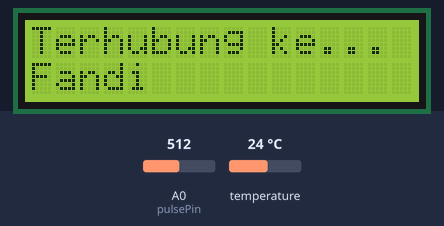
Bench run of a sketch on a simulated ESP8266 (NodeMCU). Shown: 16×2 character LCD. The inputs (shaded band) are chosen by the test bench; at power-on: temperature 24 °C, A0 (pulsePin) = 512. WiFi joins after 1.5 s; servers stay silent unless stated; what the sketch prints to the serial monitor is not drawn.

Above: at 2.5 s.
At 8.2 s:
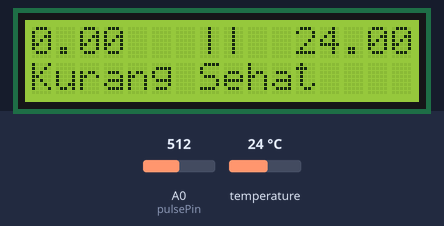
8.3 s: temperature set to 12 °C
At 10.2 s:
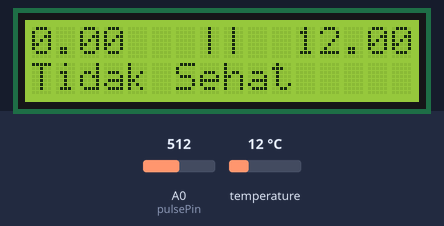
13.9 s: temperature set to 19 °C
At 15.8 s:
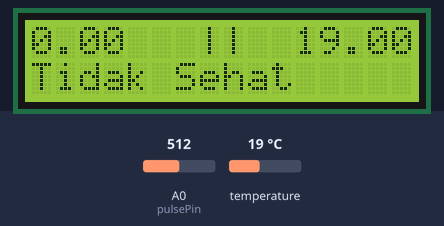
17.5 s: temperature set to 28 °C
At 19.4 s:
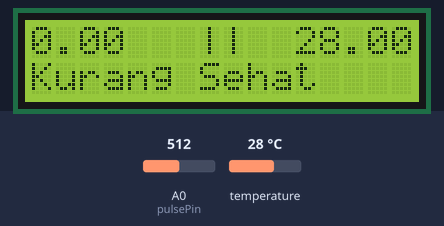
Timing chart, 0 to 20.9 s (numbered marks = the images above; inputs shaded):
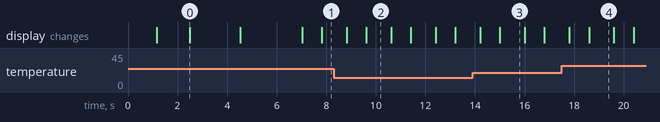

Measured:
- after the input at 8.3 s, the display: first differs from a run without the input after 1.3 s (image 2)
- after the input at 13.9 s, the display: first differs from a run without the input after 1.1 s (image 3)
- after the input at 17.5 s, the display: first differs from a run without the input after 1.1 s (image 4)
- what the display in image 0 shows lasts 2.0 s, from 2.5 s to 4.5 s
- what the display in image 2 shows lasts 1.0 s, from 9.6 s to 10.6 s

The sketch:

deteksiStatusKesehatan.ino
```cpp
#include <Fuzzy.h>
#include <Wire.h>
#include <LiquidCrystal_I2C.h>
#include <OneWire.h>
#include <DallasTemperature.h>
#include <ESP8266WiFi.h>
#include <BlynkSimpleEsp8266.h>

#define ONE_WIRE_BUS 2  //D4
#define BLYNK_TEMPLATE_ID "TMPL6l2FHWkPO"
#define BLYNK_TEMPLATE_NAME "Skripsi"
#define BLYNK_AUTH_TOKEN "yvNOQ845lcZTobTKcy0GQKqvbXjjkvvN"
#define ssid "Fandi"
#define pass "fandi123"
#define pulsePin A0

int treshold = 0;

OneWire oneWire(ONE_WIRE_BUS);
DallasTemperature ds(&oneWire);
LiquidCrystal_I2C lcd(0x27, 16, 2);
Fuzzy *fuzzy = new Fuzzy();
WidgetLCD vlcd(V0);

FuzzySet *rendah = new FuzzySet(-90, -10, 60, 80);
FuzzySet *sedang = new FuzzySet(60, 80, 100, 120);
FuzzySet *tinggi = new FuzzySet(100, 120, 210, 290);

FuzzySet *dingin = new FuzzySet(-30, -10, 15, 25);
FuzzySet *normal = new FuzzySet(15, 25, 35, 45);
FuzzySet *panas = new FuzzySet(35, 45, 55, 70);

FuzzySet *tidakSehat = new FuzzySet(-45, -5, 20, 45);
FuzzySet *kurangSehat = new FuzzySet(30, 40, 60, 70);
FuzzySet *sehat = new FuzzySet(55, 75, 105, 145);


float bpm = 0;
bool updateBpm;
int valButton = 0;

BLYNK_WRITE(V3){
  int tombolBlynk = param.asInt();
  if (tombolBlynk == 1){
    updateBpm = true;
  }
}

void setup() {
  Serial.begin(9600);ds.begin();
  lcd.begin(16, 2); lcd.init(); lcd.backlight();
  WiFi.begin(ssid, pass); WiFi.mode(WIFI_STA);
  while (WiFi.status() != WL_CONNECTED) {
    delay(1000);
    Serial.println("Menghubungkan ke WiFi...");
    lcd.setCursor(0,0);lcd.print("Menghubungkan...");
  }
  Blynk.begin(BLYNK_AUTH_TOKEN, ssid, pass);
  lcd.clear(); lcd.setCursor(0, 0); lcd.print("Terhubung ke...");
  lcd.setCursor(0, 1); lcd.print(ssid); delay(2000);
  konfigFuzzy();
  lcd.clear();lcd.setCursor(0,0); lcd.print("Konfigurasi"); lcd.setCursor(0,1);lcd.print("sensor");
  hitungTreshold();
}

void loop() {
  Blynk.run();
  lcd.clear();
  vlcd.clear();
  float suhu = bacaSuhu();
  if (updateBpm) {
    if(deteksiSentuh() == true){
      vlcd.print(0, 0, "Updating BPM...");
      lcd.setCursor(0, 0); lcd.print("Updating BPM...");
      bpm = hitungBpm();
      updateBpm = false;
    } else{
      vlcd.print(0, 0, "Sentuh Sensor");
      lcd.setCursor(0, 0); lcd.print("Sentuh Sensor");
    }
  }

  Serial.print("BPM : ");
  Serial.print(bpm);
  lcd.clear();
  lcd.setCursor(0, 0); lcd.print(bpm);
  lcd.setCursor(7, 0); lcd.print("||");
  Blynk.virtualWrite(V1, bpm);

  Serial.print("\tSuhu : ");
  Serial.print(suhu);
  lcd.setCursor(11, 0); lcd.print(suhu);
  Blynk.virtualWrite(V2, suhu);
  jalankanFuzzy(bpm, suhu);
  delay(1000);
}

float bacaSuhu(){
  ds.requestTemperatures();
  float x = ds.getTempCByIndex(0);
  return x == -127 ? 0 : x;
}

void konfigFuzzy(){
  FuzzyInput *BPM = new FuzzyInput(1);
  BPM->addFuzzySet(rendah);
  BPM->addFuzzySet(sedang);
  BPM->addFuzzySet(tinggi);
  fuzzy->addFuzzyInput(BPM);

  FuzzyInput *suhu = new FuzzyInput(2);
  suhu->addFuzzySet(dingin);
  suhu->addFuzzySet(normal);
  suhu->addFuzzySet(panas);
  fuzzy->addFuzzyInput(suhu);

  FuzzyOutput *status = new FuzzyOutput(1);
  status->addFuzzySet(tidakSehat);
  status->addFuzzySet(kurangSehat);
  status->addFuzzySet(sehat);
  fuzzy->addFuzzyOutput(status);

  FuzzyRuleAntecedent *ifRendahAndDingin = new FuzzyRuleAntecedent();
  ifRendahAndDingin->joinWithAND(rendah, dingin);
  FuzzyRuleConsequent *thenTidakSehat1 = new FuzzyRuleConsequent();
  thenTidakSehat1->addOutput(tidakSehat);
  FuzzyRule *fuzzyRule01 = new FuzzyRule(1, ifRendahAndDingin, thenTidakSehat1);
  fuzzy->addFuzzyRule(fuzzyRule01);

  FuzzyRuleAntecedent *ifRendahAndNormal = new FuzzyRuleAntecedent();
  ifRendahAndNormal->joinWithAND(rendah, normal);
  FuzzyRuleConsequent *thenKurangSehat1 = new FuzzyRuleConsequent();
  thenKurangSehat1->addOutput(kurangSehat);
  FuzzyRule *fuzzyRule02 = new FuzzyRule(2, ifRendahAndNormal, thenKurangSehat1);
  fuzzy->addFuzzyRule(fuzzyRule02);

  FuzzyRuleAntecedent *ifRendahAndpanas = new FuzzyRuleAntecedent();
  ifRendahAndpanas->joinWithAND(rendah, panas);
  FuzzyRuleConsequent *thenTidakSehat2 = new FuzzyRuleConsequent();
  thenTidakSehat2->addOutput(tidakSehat);
  FuzzyRule *fuzzyRule03 = new FuzzyRule(3, ifRendahAndpanas, thenTidakSehat2);
  fuzzy->addFuzzyRule(fuzzyRule03);

  FuzzyRuleAntecedent *ifSedangAndDingin = new FuzzyRuleAntecedent();
  ifSedangAndDingin->joinWithAND(sedang, dingin);
  FuzzyRuleConsequent *thenKurangSehat2 = new FuzzyRuleConsequent();
  thenKurangSehat2->addOutput(kurangSehat);
  FuzzyRule *fuzzyRule04 = new FuzzyRule(4, ifSedangAndDingin, thenKurangSehat2);
  fuzzy->addFuzzyRule(fuzzyRule04);

  FuzzyRuleAntecedent *ifSedangAndNormal = new FuzzyRuleAntecedent();
  ifSedangAndNormal->joinWithAND(sedang, normal);
  FuzzyRuleConsequent *thenSehat1 = new FuzzyRuleConsequent();
  thenSehat1->addOutput(sehat);
  FuzzyRule *fuzzyRule05 = new FuzzyRule(5, ifSedangAndNormal, thenSehat1);
  fuzzy->addFuzzyRule(fuzzyRule05);

  FuzzyRuleAntecedent *ifSedangAndPanas = new FuzzyRuleAntecedent();
  ifSedangAndPanas->joinWithAND(sedang, panas);
  FuzzyRuleConsequent *thenKurangSehat3 = new FuzzyRuleConsequent();
  thenKurangSehat3->addOutput(kurangSehat);
  FuzzyRule *fuzzyRule06 = new FuzzyRule(6, ifSedangAndPanas, thenKurangSehat3);
  fuzzy->addFuzzyRule(fuzzyRule06);

  FuzzyRuleAntecedent *ifTinggiAndDingin = new FuzzyRuleAntecedent();
  ifTinggiAndDingin->joinWithAND(tinggi, dingin);
  FuzzyRuleConsequent *thenTidakSehat3 = new FuzzyRuleConsequent();
  thenTidakSehat3->addOutput(tidakSehat);
  FuzzyRule *fuzzyRule07 = new FuzzyRule(7, ifTinggiAndDingin, thenTidakSehat3);
  fuzzy->addFuzzyRule(fuzzyRule07);

  FuzzyRuleAntecedent *ifTinggiAndNormal = new FuzzyRuleAntecedent();
  ifTinggiAndNormal->joinWithAND(tinggi, normal);
  FuzzyRuleConsequent *thenKurangSehat4 = new FuzzyRuleConsequent();
  thenKurangSehat4->addOutput(kurangSehat);
  FuzzyRule *fuzzyRule08 = new FuzzyRule(8, ifTinggiAndNormal, thenKurangSehat4);
  fuzzy->addFuzzyRule(fuzzyRule08);

  FuzzyRuleAntecedent *ifTinggiAndPanas = new FuzzyRuleAntecedent();
  ifTinggiAndPanas->joinWithAND(tinggi, panas);
  FuzzyRuleConsequent *thenTidakSehat4 = new FuzzyRuleConsequent();
  thenTidakSehat4->addOutput(tidakSehat);
  FuzzyRule *fuzzyRule09 = new FuzzyRule(9, ifTinggiAndPanas, thenTidakSehat4);
  fuzzy->addFuzzyRule(fuzzyRule09);
}

void jalankanFuzzy(float x, float y){
  fuzzy->setInput(1, x);
  fuzzy->setInput(2, y);
  fuzzy->fuzzify();

  float output = fuzzy->defuzzify(1);
  float derajatSehat = sehat->getPertinence();
  float derajatKurangSehat = kurangSehat->getPertinence();
  float derajatTidakSehat = tidakSehat->getPertinence();
  if(derajatTidakSehat > 0.5 ){
    printTidakSehat();
  } else if(derajatKurangSehat > 0.5){
    printKurangSehat();
  }
  else{
    printSehat();
  }
  Serial.print("\tOutput :");
  Serial.println(output);
  Blynk.virtualWrite(V4, output);
}

void hitungTreshold() {
  int totalReading = 0;
  int numReadings = 50;

  for (int i = 0; i < numReadings; i++) {
    totalReading += analogRead(pulsePin);
    delay(50);
  }
  treshold = totalReading / numReadings;
}

bool deteksiSentuh() {
  return (analogRead(pulsePin) > treshold);
}

int hitungBpm() {
  int totalPulse = 0;
  int numReadings = 100;

  for (int i = 0; i < numReadings; i++) {
    int reading = analogRead(pulsePin);
    if (reading > 0) {
      totalPulse += reading;
    } else {
      numReadings--;}
    delay(100);
  }

  return numReadings > 0 ? totalPulse / (numReadings * 10) : 0;
}

void printSehat(){
  Serial.print("\tSehat");
  lcd.setCursor(0, 1); lcd.print("Sehat");
  vlcd.print(0, 1, "Sehat");
}

void printKurangSehat(){
  Serial.print("\tKurang Sehat");
  lcd.setCursor(0, 1); lcd.print("Kurang Sehat");
  vlcd.print(0, 1, "Kurang Sehat");
}

void printTidakSehat(){
  Serial.print("\tTidak Sehat");
  lcd.setCursor(0, 1); lcd.print("Tidak Sehat");
  vlcd.print(0, 1, "Tidak Sehat");
}
```
